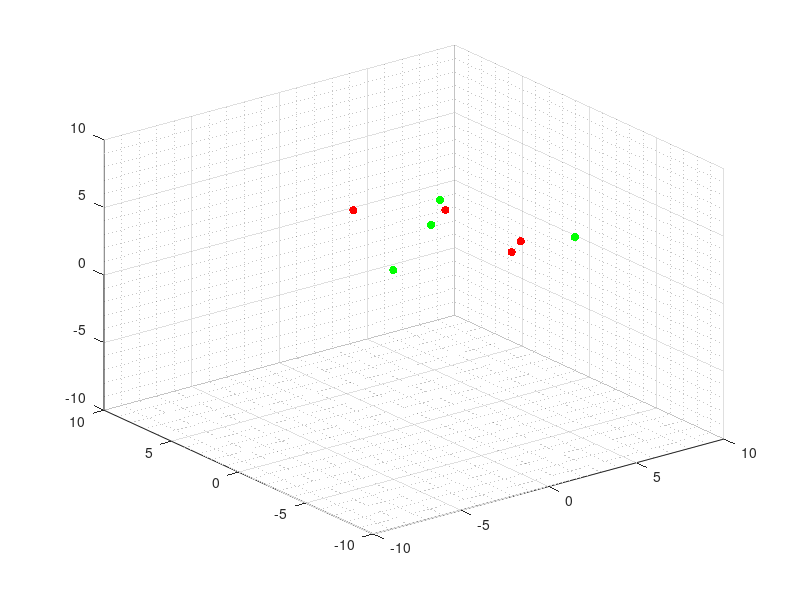

Here is the MATLAB script that generated this plot: (Note: this script raises an error after producing the figure.)
% =========================================================================
% SIMULACIÓN DEL PROBLEMA DE FORMACIÓN EN 3D CON CONTROL DE COLISIONES Y
% VELOCIDAD
% =========================================================================
% Autor: Kenneth Andree Aldana Corado
% Última modificación: 10/16/2022
% Basado en: "Simulación de control de formación sin modificaciones"
% de Andrea Maybell Peña Echeverría
% =========================================================================
% El siguiente script implementa la simulación de la ecuación modificada
% de consenso para el caso del consenso en una formación con evasión de
% colisiones y límite de velocidad.
% =========================================================================

%% Inicialización del mundo
gridsize = 10; 
initsize = 10;
N = 8; % Definir la cantidad de agentes
dt = 0.01; % Tiempo de muestreo
T = 20; % Tiempo máximo de simulación

%% Inicialización de la posición de los agentes
X = initsize*rand(3,N);

% El siguiente ciclo sirve para colocar a todos los agentes en el plano XY
% como se realizaría en pruebas físicas, con la idea de realizar la
% simulación lo más real posible.
for s = 1:N
    X(3,s) = 0;
end

% AGENTES EN PLANO ARBITRARIO

% X(1,1) = 0; X(1,2) = -4; X(1,3) = 0; X(1,4) = -4; 
% X(1,5) = 0; X(1,6) = -4; X(1,7) = 0; X(1,8) = 15;
% 
% X(2,1) = -4;X(2,2) = -4; X(2,3) = -2;X(2,4) = -2;
% X(2,5) = 0; X(2,6) = 0;  X(2,7) = 2; X(2,8) = 15;
% 
% X(3,1) = 2; X(3,2) = 2; X(3,3) = 5; X(3,4) = 5;
% X(3,5) = 8; X(3,6) = 8; X(3,7) = 11; X(3,8) = 15;

Xi = X; % Vector de posición de los agentes

% Inicialización de la velocidad de los agentes
V = zeros(3,N);

%% Grafico de posición inicial de los agentes
%  Se utiliza distinción de color por agentes
%    Rojo:    agente 1
%    Verde:   agente 2

color = [255 0 0;
         255 0 0;
         255 0 0;
         255 0 0;
         0 255 0;
         0 255 0;
         0 255 0;
         0 255 0];    
% Se define la representación gráfica como gráfico de dispersión en 3D
agents = scatter3(X(1,:),X(2,:),X(3,:),[],color,'filled');
grid minor;
xlim([-gridsize, gridsize]);
ylim([-gridsize, gridsize]);
zlim([-gridsize, gridsize]);

%% Selección matriz y parámetros del sistema
d = MatrizF(2);    % matriz de formación
r = 1;               % radio agentes
VelMax = 2;         % velocidad máxima

%% Inicialización de simulación
t = 0;
ciclos = 1; % Contador de ciclos para finalizar la formación
historico = zeros(100*T,N); % Variable que almacena la velocidad de los agentes
hX = zeros(100*T,N); % Variables para almacenamiento de posición de los agentes
hY = zeros(100*T,N);
hZ = zeros(100*T,N);
cambio = 0; % Variable para el cambio de ecuación de consenso

%% Dinámica inicial de los agentes
% Este bloque permite que los drones se eleven durante 3 unidades de
% tiempo hacia arriba para que puedan salir del plano y así salir de con
% la singularidad. NOTA: Esto esta sección se utiliza únicamente si no
% se tiene comentado el ciclo for al definir la posición de los agentes. 

while (t < 3)
    for i = 1:N
        E = 0;
        for j = 1:N
            V(3,i) = 1; % Velocidad de 1 para eje Z
            E = -V; 
            X = X + V*dt;
            for a = 1:N
                hX(ciclos,a)= X(1,a);
                hY(ciclos,a)= X(2,a);
                hZ(ciclos,a)= X(3,a);
            end
            % Almacenar los datos de la velocidad durante la simulación.
            historico(ciclos,:) = (sum(V.^2,1)).^0.5;
    
            % Se actualiza la gráfica, se muestra el movimiento y se
            % incrementa el tiempo.
            agents.XData = X(1,:);
            agents.YData = X(2,:);
            agents.ZData = X(3,:);
            pause(dt);
            t = t + dt;
            ciclos = ciclos + 1;
        end
    end
end
    
while(t < T)
    for i = 1:N
        E = 0;
        for j = 1:N
            dist = X(:,i)- X(:,j); % vector de distancia entre agente i y j
            mdist = norm(dist);    % norma euclidiana vector de xi - xj
            dij = d(i,j);        % distancia deseada entre agentes i y j
            
            % Se calcula el peso para la ecuación
            if(mdist == 0)
                w = 0;
            else
                switch cambio
                    case 0
                        % Ecuación de consenso modificada para acercamiento
                        w = (mdist - (2*(r + 1)))/(mdist - (r + 1))^2; 
                    case 1
                        % Ecuación de consenso modificada para evitar
                        % colisiones y formarse
                        w = (4*(mdist - dij)*(mdist - r) - 2*(mdist - dij)^2)/(mdist*(mdist - r)^2);  
                end 
            end
            % Tensión de aristas entre agentes
            E = E + w.*dist;
        end
        % Implementación de límite de velocidad
        if(norm(E) > VelMax)    
            E(1) = (E(1)/norm(E))*VelMax;
            E(2) = (E(2)/norm(E))*VelMax;
            E(3) = (E(3)/norm(E))*VelMax;
        end
        % Actualización de velocidad
        V(:,i) = -1*E;

    end
    % Al llegar muy cerca de la posición deseada del controlador, se realiza cambio de control
    if(norm(V) < 2)
        cambio = 1;
    end
    % Actualización de la posición de los agentes
    X = X + V*dt;
    
    % Almacenamiento de variables para graficar
    for a = 1:N
        hX(ciclos,a)= X(1,a);
        hY(ciclos,a)= X(2,a);
        hZ(ciclos,a)= X(3,a);
    end
    historico(ciclos,:) = (sum(V.^2,1)).^0.5;
    
    % Se actualiza la gráfica, se muestra el movimiento y se incrementa el
    % tiempo
    agents.XData = X(1,:);
    agents.YData = X(2,:);
    agents.ZData = X(3,:);
    pause(dt);
    t = t + dt;
    ciclos = ciclos + 1;
end

% Grafico de la norma de la velocidad de los agentes
figure(1);
plot(0:dt:T-0.01,historico);
xlabel('Tiempo (segundos)');
ylabel('Velocidad (unidades/segundo)');
ylim([-1,inf])

% Grafico de posición inicial y final de los agentes, adicionalmente se
% superpone su trayectoria.
figure(2);
hold on;
grid on;
plot3(hX,hY,hZ,'--');
xlabel('Posición en eje X (u.a)');
ylabel('Posición en eje Y (u.a)');
zlabel('Posición en eje Z (u.a)');
scatter3(5,5,5);
hold on
scatter3(Xi(1,:),Xi(2,:),Xi(3,:),[], 'k');
scatter3(X(1,:),X(2,:),X(3,:),[], 'k', 'filled');
hold off;
